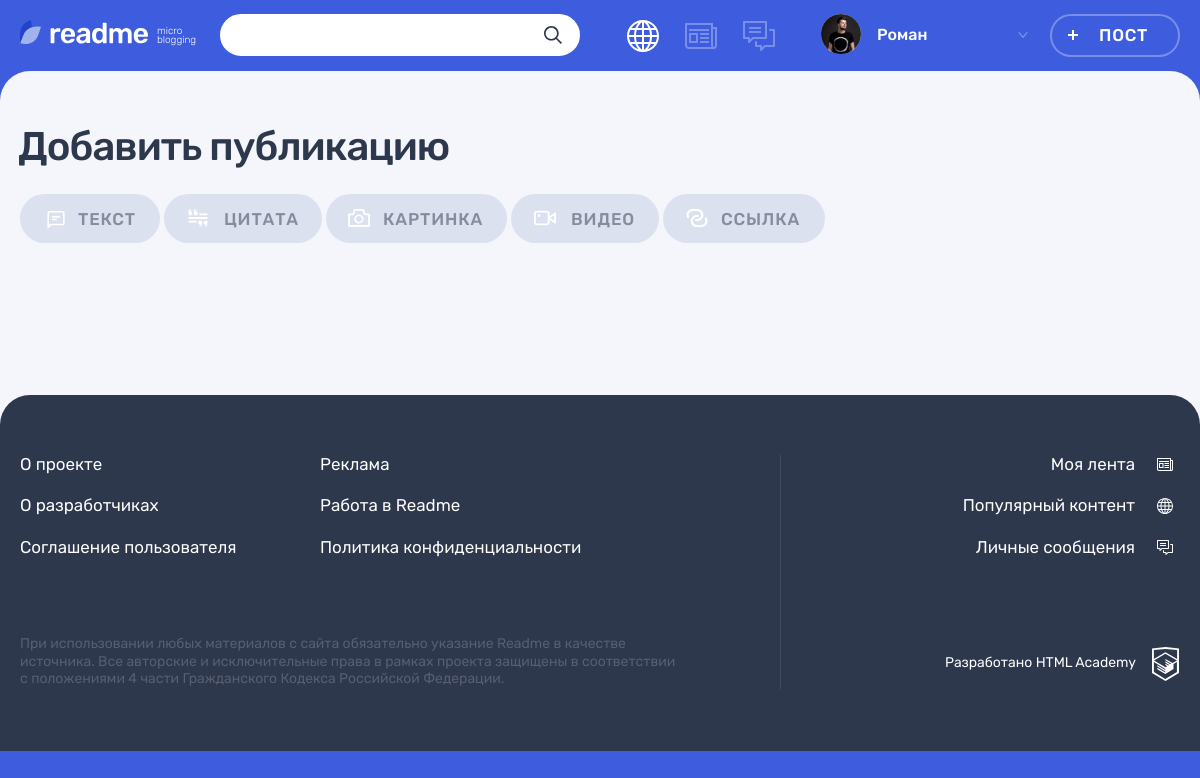
The page /add.php on the database its author committed.
### tables this page shows
CREATE TABLE IF NOT EXISTS `content_type` (
                          `id` INT(11) NOT NULL AUTO_INCREMENT ,
                          `type_name` VARCHAR(50) NOT NULL ,
                          `class_name` VARCHAR(50) NOT NULL,
                          PRIMARY KEY (`id`)
);

### helpers.php (called while the page is built, shortened)
<?php
function include_template($name, array $data = [])
{
    $name = 'templates/' . $name;
    extract($data);
    require $name;
    $result = ob_get_clean();
    return $result;
}

### functions.php (called while the page is built, shortened)
<?php
function getContentTypes($con)
{
    $query = 'SELECT * FROM `content_type`';
    $queryResult = mysqli_query($con, $query);
    return mysqli_fetch_all($queryResult, MYSQLI_ASSOC);
}

### templates/add.php (the view, shortened to what this page needs)
<main class="page__main page__main--adding-post">
    <div class="page__main-section">
        <div class="container">
            <h1 class="page__title page__title--adding-post">Добавить публикацию</h1>
        </div>
        <div class="adding-post container">
            <div class="adding-post__tabs-wrapper tabs">
                <div class="adding-post__tabs filters">
                    <ul class="adding-post__tabs-list filters__list tabs__list">
                    <?php foreach ($content_type_arr as $type): ?>
                        <li class="adding-post__tabs-item filters__item">
                            <a href="add.php?postTypeID=<?= $type['id']; ?>"
                               class="adding-post__tabs-link filters__button filters__button--<?= $type['class_name']; ?>
                            <?= ($postTypeID === intval($type['id'])) ? 'filters__button--active tabs__item--active tabs__item' : ''; ?>   button">
                                <svg class="filters__icon" width="22" height="18">
                                    <use xlink:href="#icon-filter-<?= $type['class_name']; ?>"></use>
                                </svg>
                                <span><?= $type['type_name']; ?></span>
                            </a>
                        </li>
                        <?php endforeach; ?>
                    </ul>
                </div>
            </div>
        </div>
    </div>
</main>

### rows shown on the page
content_type: type_name "ТЕКСТ"
content_type: type_name "ЦИТАТА"
content_type: type_name "КАРТИНКА"
content_type: type_name "ВИДЕО"
content_type: type_name "ССЫЛКА"

### other values the page prints
$user_name "Ромaн"
